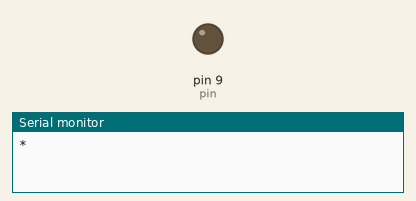
The sketch below on a simulated Arduino Uno, built with avr-gcc and run on an emulated ATmega328P. Shown: output pins drawn as LEDs (lit = HIGH), the last lines printed to the serial monitor.

Above: at 0.05 s.
At 2.35 s:
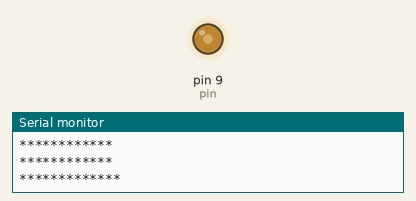
At 4.65 s:
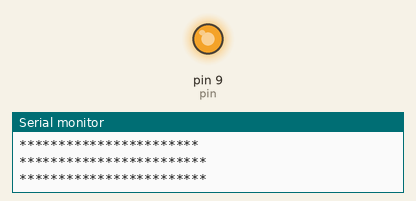
At 9.3 s:
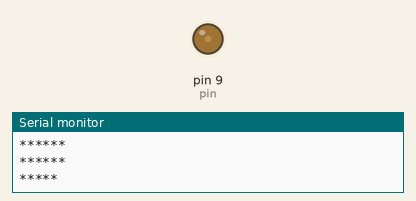
Timing chart, 0 to 13.3 s (numbered marks = the images above):
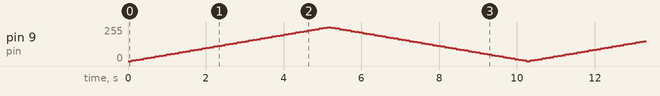

The sketch:

FadeLED.ino
```cpp
int var = 0;
int fade = 5;
int pin = 9;
int star = 15;
void setup() {
  // initialize digital pin LED_BUILTIN as an output.
  pinMode(9, OUTPUT);
  Serial.begin(9600);
}

// the loop function runs over and over again forever
void loop() {
//	if (var = 0);
  	analogWrite(9, var);   // turn the LED on (HIGH is the voltage level)

  	var = var + fade;

  	for  (int n = 0; n < var/10; n++){   //for loop: starting, ending, interval.
  		Serial.print("*");
  	}
  	Serial.println("*");


	if (var == 255 or var == 0){
		fade = -fade;
	}


	delay(100);
}
```
